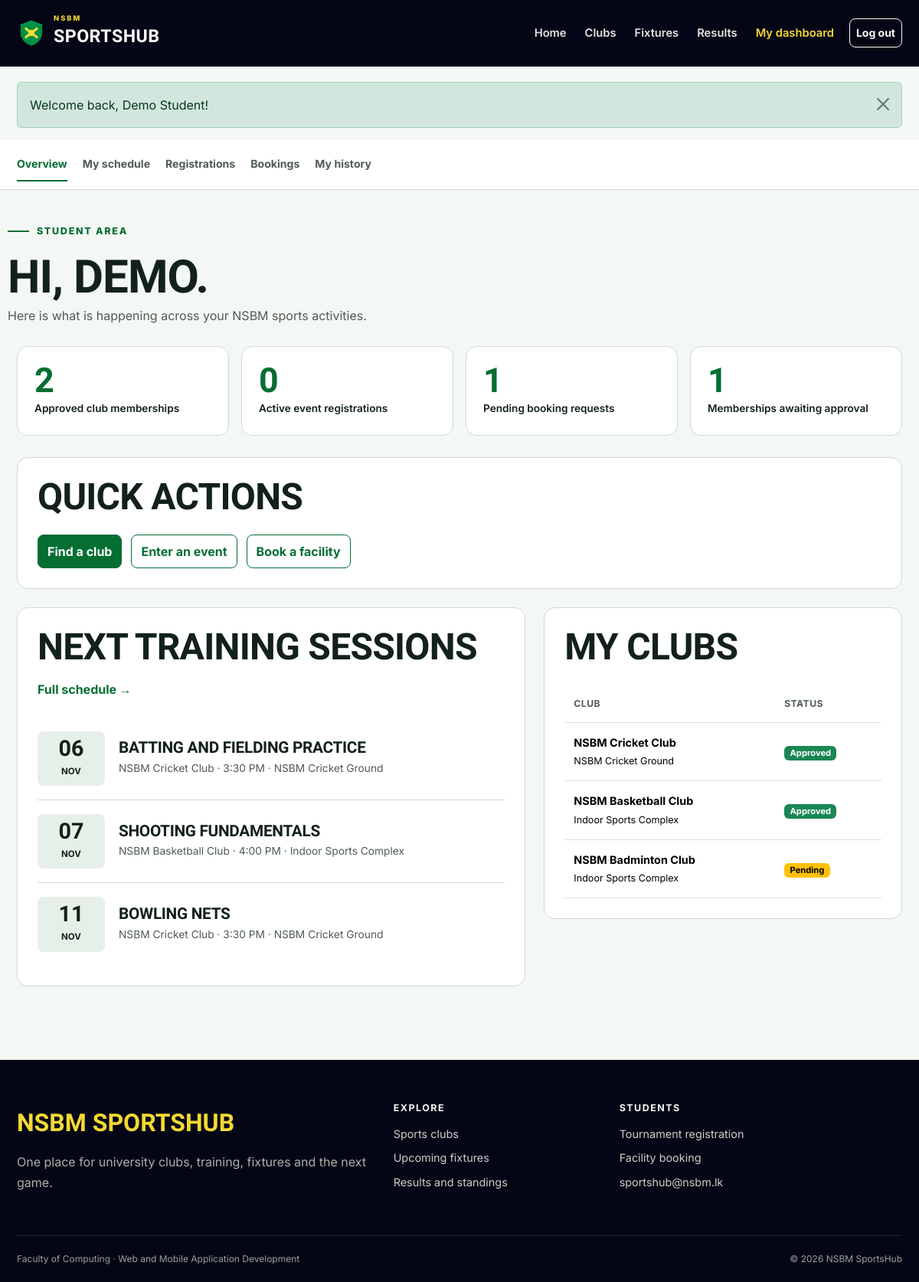
The page /student/dashboard.php (signed in) on the database its author committed.
### tables this page shows
CREATE TABLE users (
    id INT UNSIGNED AUTO_INCREMENT PRIMARY KEY,
    student_id VARCHAR(20) NOT NULL UNIQUE,
    full_name VARCHAR(100) NOT NULL,
    email VARCHAR(120) NOT NULL UNIQUE,
    password_hash VARCHAR(255) NOT NULL,
    role ENUM('student', 'admin') NOT NULL DEFAULT 'student',
    created_at TIMESTAMP DEFAULT CURRENT_TIMESTAMP
);

CREATE TABLE training_sessions (
    id INT UNSIGNED AUTO_INCREMENT PRIMARY KEY,
    club_id INT UNSIGNED NOT NULL,
    title VARCHAR(120) NOT NULL,
    session_date DATE NOT NULL,
    start_time TIME NOT NULL,
    end_time TIME NOT NULL,
    venue VARCHAR(120) NOT NULL,
    created_at TIMESTAMP DEFAULT CURRENT_TIMESTAMP,
    FOREIGN KEY (club_id) REFERENCES clubs(id) ON DELETE CASCADE
);

CREATE TABLE clubs (
    id INT UNSIGNED AUTO_INCREMENT PRIMARY KEY,
    name VARCHAR(100) NOT NULL UNIQUE,
    sport VARCHAR(80) NOT NULL,
    description TEXT NOT NULL,
    coach_name VARCHAR(100) NOT NULL,
    meeting_day VARCHAR(20) NOT NULL,
    location VARCHAR(120) NOT NULL,
    max_members SMALLINT UNSIGNED NOT NULL DEFAULT 30,
    status ENUM('active', 'inactive') NOT NULL DEFAULT 'active',
    created_at TIMESTAMP DEFAULT CURRENT_TIMESTAMP
);

CREATE TABLE memberships (
    id INT UNSIGNED AUTO_INCREMENT PRIMARY KEY,
    user_id INT UNSIGNED NOT NULL,
    club_id INT UNSIGNED NOT NULL,
    status ENUM('pending', 'approved', 'rejected') NOT NULL DEFAULT 'pending',
    joined_at TIMESTAMP DEFAULT CURRENT_TIMESTAMP,
    reviewed_at TIMESTAMP NULL,
    UNIQUE KEY unique_membership (user_id, club_id),
    FOREIGN KEY (user_id) REFERENCES users(id) ON DELETE CASCADE,
    FOREIGN KEY (club_id) REFERENCES clubs(id) ON DELETE CASCADE
);

### includes/auth.php (called while the page is built, shortened)
<?php
function current_user()
{
    $user = fetch_one('SELECT id, student_id, full_name, email, role FROM users WHERE id = ?', [$_SESSION['user_id']]);
    return $user;
}

### student/dashboard.php (the view, shortened to what this page needs)
<?php
$user = current_user();
$clubCount = (int) fetch_one("SELECT COUNT(*) AS total FROM memberships WHERE user_id = ? AND status = 'approved'", [$user['id']])['total'];
$registrationCount = (int) fetch_one("SELECT (SELECT COUNT(*) FROM tournament_registrations WHERE user_id = ? AND status = 'registered') + (SELECT COUNT(*) FROM match_registrations WHERE user_id = ? AND status = 'registered') AS total", [$user['id'], $user['id']])['total'];
$pendingBookings = (int) fetch_one("SELECT COUNT(*) AS total FROM bookings WHERE user_id = ? AND status = 'pending'", [$user['id']])['total'];
$pendingMemberships = (int) fetch_one("SELECT COUNT(*) AS total FROM memberships WHERE user_id = ? AND status = 'pending'", [$user['id']])['total'];
$myClubs = fetch_all("SELECT c.name, c.sport, c.location, m.status
    FROM memberships m
    JOIN clubs c ON c.id = m.club_id
    WHERE m.user_id = ?
    ORDER BY m.joined_at DESC", [$user['id']]);
$upcoming = fetch_all("SELECT s.*, c.name AS club_name
    FROM training_sessions s
    JOIN clubs c ON c.id = s.club_id
    JOIN memberships m ON m.club_id = c.id
    WHERE m.user_id = ? AND m.status = 'approved' AND s.session_date >= CURDATE()
    ORDER BY s.session_date, s.start_time
    LIMIT 4", [$user['id']]);
include __DIR__ . '/../includes/header.php';
include __DIR__ . '/../includes/student_nav.php';
?>
<div class="container dashboard-head"><span class="section-kicker">Student area</span>
    <h1>Hi, <?= e(explode(' ', $user['full_name'])[0]) ?>.</h1>
    <p>Here is what is happening across your NSBM sports activities.</p>
</div>
<div class="container dashboard-content">
    <div class="metric-grid">
        <div class="metric-card"><strong><?= $clubCount ?></strong><span>Approved club memberships</span>
        </div>
        <div class="metric-card"><strong><?= $registrationCount ?></strong><span>Active event registrations</span>
        </div>
        <div class="metric-card"><strong><?= $pendingBookings ?></strong><span>Pending booking requests</span>
        </div>
        <div class="metric-card"><strong><?= $pendingMemberships ?></strong><span>Memberships awaiting approval</span>
        </div>
    </div>
    <div class="content-panel">
        <div class="page-title-row">
            <h2>Quick actions</h2>
        </div>
        <div class="quick-actions">
            <a class="btn btn-sport" href="<?= e(url('clubs.php')) ?>">Find a club</a>
            <a class="btn btn-outline-sport" href="<?= e(url('student/registrations.php')) ?>">Enter an event</a>
            <a class="btn btn-outline-sport" href="<?= e(url('student/bookings.php')) ?>">Book a facility</a>
        </div>
    </div>
    <div class="row g-4">
        <div class="col-lg-7">
            <section class="content-panel">
                <div class="page-title-row">
                    <h2>Next training sessions</h2><a class="link-arrow" href="<?= e(url('student/calendar.php')) ?>">Full schedule</a>
                </div><?php if ($upcoming): ?>
                    <ul class="schedule-list"><?php foreach ($upcoming as $session): ?>
                            <li class="schedule-item">
                                <div class="date-block"><strong><?= format_date($session['session_date'], 'd') ?></strong><span><?= format_date($session['session_date'], 'M') ?></span>
                                </div>
                                <div>
                                    <h3><?= e($session['title']) ?></h3>
                                    <p><?= e($session['club_name']) ?> · <?= format_time($session['start_time']) ?> · <?= e($session['venue']) ?></p>
                                </div>
                        </li><?php endforeach; ?>
                    </ul>
                <?php else: ?>
                    <p class="mb-0">No sessions yet. Join an approved club to see its training schedule.</p>
                <?php endif; ?>
            </section>
        </div>
        <div class="col-lg-5">
            <section class="content-panel">
                <h2 class="mb-4">My clubs</h2><?php if ($myClubs): ?>
                    <div class="table-responsive">
                        <table class="table">
                            <thead>
                                <tr>
                                    <th>Club</th>
                                    <th>Status</th>
                                </tr>
                            </thead>
                            <tbody>
                                <?php foreach ($myClubs as $club): ?>
                                    <tr>
                                        <td><strong><?= e($club['name']) ?></strong><br><small><?= e($club['location']) ?></small></td>
                                        <td><?= status_badge($club['status']) ?></td>
                                </tr><?php endforeach; ?>
                            </tbody>
                        </table>
                    </div>
                <?php else: ?>
                    <p>You have not requested a club membership yet.</p><a class="link-arrow" href="<?= e(url('clubs.php')) ?>">Browse clubs</a>
                <?php endif; ?>
            </section>
        </div>
    </div>
</div>
<?php include __DIR__ . '/../includes/footer.php'; ?>

### includes/functions.php (shortened to what this page needs)
<?php
function e($value)
{
    return htmlspecialchars($value ?? '', ENT_QUOTES);
}
function url($path = '')
{
    return BASE_PATH . '/' . ltrim($path, '/');
}
function run_query($sql, $params = [])
{
    global $connection;
    $statement = mysqli_prepare($connection, $sql);
    if (count($params) > 0) {
        $types = str_repeat('s', count($params));
        mysqli_stmt_bind_param($statement, $types, ...$params);
    }
    if (!mysqli_stmt_execute($statement)) {
        die('SQL error: ' . mysqli_stmt_error($statement));
    }
    return $statement;
}
function fetch_all($sql, $params = [])
{
    $statement = run_query($sql, $params);
    $result = mysqli_stmt_get_result($statement);
    return mysqli_fetch_all($result, MYSQLI_ASSOC);
}
function fetch_one($sql, $params = [])
{
    $rows = fetch_all($sql, $params);
    if (count($rows) > 0) {
        return $rows[0];
    }
    return false;
}
function format_date($date, $format = 'd M Y')
{
    if ($date) {
        return date($format, strtotime($date));
    }
    return 'Not set';
}
function format_time($time)
{
    if ($time) {
        return date('g:i A', strtotime($time));
    }
    return 'Not set';
}
function status_badge($status)
{
    $classes = [
        'approved' => 'success',
        'active' => 'success',
        'completed' => 'success',
        'registered' => 'success',
        'ongoing' => 'info',
        'scheduled' => 'info',
        'pending' => 'warning',
        'upcoming' => 'warning',
        'rejected' => 'danger',
        'cancelled' => 'danger',
        'maintenance' => 'danger',
        'inactive' => 'secondary',
        'withdrawn' => 'secondary',
    ];
    $class = $classes[$status] ?? 'secondary';
    return '<span class="badge text-bg-' . $class . '">' . e(ucfirst($status)) . '</span>';
}

### assets/css/style.css (style rules this page uses)
:root { --navy-950: #040615; --navy-900: #0d1023; --navy-800: #191d34; --green-600: #0a8842; --green-700: #046e33; --green-800: #055728; --yellow-400: #f4d833; --paper-50: #f3f8f4; --paper-100: #e7efe9; --ink-900: #122119; --ink-600: #4f5c54; --page-bg: var(--paper-50); --page-text: var(--ink-900); --muted-text: var(--ink-600); --brand: var(--green-700); --brand-hover: var(--green-800); --highlight: var(--yellow-400); --dark-surface: var(--navy-950); --line: #d1dad2; --radius-sm: 8px; --radius-md: 14px; --radius-lg: 22px; --shadow: 0 12px 32px rgba(11, 26, 18, 0.08); }
* { box-sizing: border-box; }
html { scroll-behavior: smooth; }
body { min-height: 100dvh; margin: 0; background: var(--page-bg); color: var(--page-text); font-family: "Inter", sans-serif; font-size: 16px; line-height: 1.65; }
a { color: var(--brand); text-underline-offset: 3px; }
button, a, input, select, textarea { transition: color 180ms ease-out, background-color 180ms ease-out, border-color 180ms ease-out, transform 180ms ease-out; }
h1, h2, h3, h4, .display-font { font-family: "Barlow Condensed", sans-serif; font-weight: 700; line-height: 1.05; letter-spacing: -0.015em; }
h1 { font-size: clamp(2.5rem, 6vw, 4.8rem); }
h2 { font-size: clamp(2rem, 4vw, 3rem); }
h3 { font-size: 1.55rem; }
p { max-width: 72ch; }
.container { max-width: 1180px; }
.btn { min-height: 44px; display: inline-flex; align-items: center; justify-content: center; gap: 8px; font-weight: 700; border-radius: var(--radius-sm); }
.btn-sport { background: var(--brand); border-color: var(--brand); color: #fff; }
.btn-outline-sport { color: var(--brand); border-color: var(--brand); }
.link-arrow { font-weight: 700; text-decoration: none; }
.link-arrow::after { content: " →"; }
.hero-kicker, .section-kicker { display: inline-flex; align-items: center; gap: 10px; margin-bottom: 18px; color: var(--brand); font-size: 0.78rem; font-weight: 800; letter-spacing: 0.14em; text-transform: uppercase; }
.hero-kicker::before, .section-kicker::before { content: ""; width: 28px; height: 2px; background: currentColor; }
.page-title-row { display: flex; flex-wrap: wrap; justify-content: space-between; align-items: center; gap: 16px; margin-bottom: 24px; }
.page-title-row h1, .page-title-row h2 { margin: 0; }
.content-panel { padding: 26px; margin-bottom: 24px; background: #fff; border: 1px solid var(--line); border-radius: var(--radius-md); }
.content-panel h2, .content-panel h3 { text-transform: uppercase; }
.dashboard-head { padding: 36px 0 26px; }
.dashboard-head h1 { margin: 0; font-size: clamp(2.5rem, 5vw, 3.8rem); text-transform: uppercase; }
.dashboard-head p { margin: 6px 0 0; color: var(--muted-text); }
.dashboard-content { padding-bottom: 72px; }
.metric-grid { display: grid; grid-template-columns: repeat(4, 1fr); gap: 16px; margin-bottom: 28px; }
.metric-card { padding: 22px; background: #fff; border: 1px solid var(--line); border-radius: var(--radius-md); }
.metric-card strong { display: block; color: var(--brand); font-family: "Barlow Condensed", sans-serif; font-size: 2.8rem; line-height: 1; font-variant-numeric: tabular-nums; }
.metric-card span { font-size: 0.85rem; font-weight: 600; }
.quick-actions { display: flex; flex-wrap: wrap; gap: 12px; }
.schedule-list { list-style: none; margin: 0; padding: 0; }
.schedule-item { display: grid; grid-template-columns: 88px 1fr auto; gap: 18px; align-items: center; padding: 18px 0; border-bottom: 1px solid var(--line); }
.schedule-item:last-child { border-bottom: 0; }
.date-block { text-align: center; padding: 8px; background: var(--paper-100); border-radius: var(--radius-sm); font-variant-numeric: tabular-nums; }
.date-block strong { display: block; font-family: "Barlow Condensed", sans-serif; font-size: 1.8rem; line-height: 1; }
.date-block span { font-size: 0.72rem; font-weight: 700; text-transform: uppercase; }
.schedule-item h3 { margin: 0 0 4px; font-size: 1.3rem; }
.schedule-item p { margin: 0; color: var(--muted-text); font-size: 0.86rem; }
.table { margin-bottom: 0; vertical-align: middle; }
.table > :not(caption) > * > * { padding: 14px 12px; }
.table thead th { color: var(--muted-text); font-size: 0.76rem; letter-spacing: 0.04em; text-transform: uppercase; white-space: nowrap; }
.table tbody td { font-size: 0.9rem; }
.badge { font-size: 0.7rem; }

### rows shown on the page
users: full_name "DEMO", id "2"
training_sessions: session_date "06", session_date "NOV", title "BATTING AND FIELDING PRACTICE", club.name "NSBM Cricket Club", start_time "3:30 PM", venue "NSBM Cricket Ground"
training_sessions: session_date "07", session_date "NOV", title "SHOOTING FUNDAMENTALS", club.name "NSBM Basketball Club", start_time "4:00 PM", venue "Indoor Sports Complex"
training_sessions: session_date "11", session_date "NOV", title "BOWLING NETS", club.name "NSBM Cricket Club", start_time "3:30 PM", venue "NSBM Cricket Ground"
memberships: club.name "NSBM Cricket Club", club.location "NSBM Cricket Ground", status "Approved"
memberships: club.name "NSBM Basketball Club", club.location "Indoor Sports Complex", status "Approved"
memberships: club.name "NSBM Badminton Club", club.location "Indoor Sports Complex", status "Pending"

### other values the page prints
$message['message'] "Welcome back, Demo Student!"
$registrationCount "0"
$pendingBookings "1"
$pendingMemberships "1"
